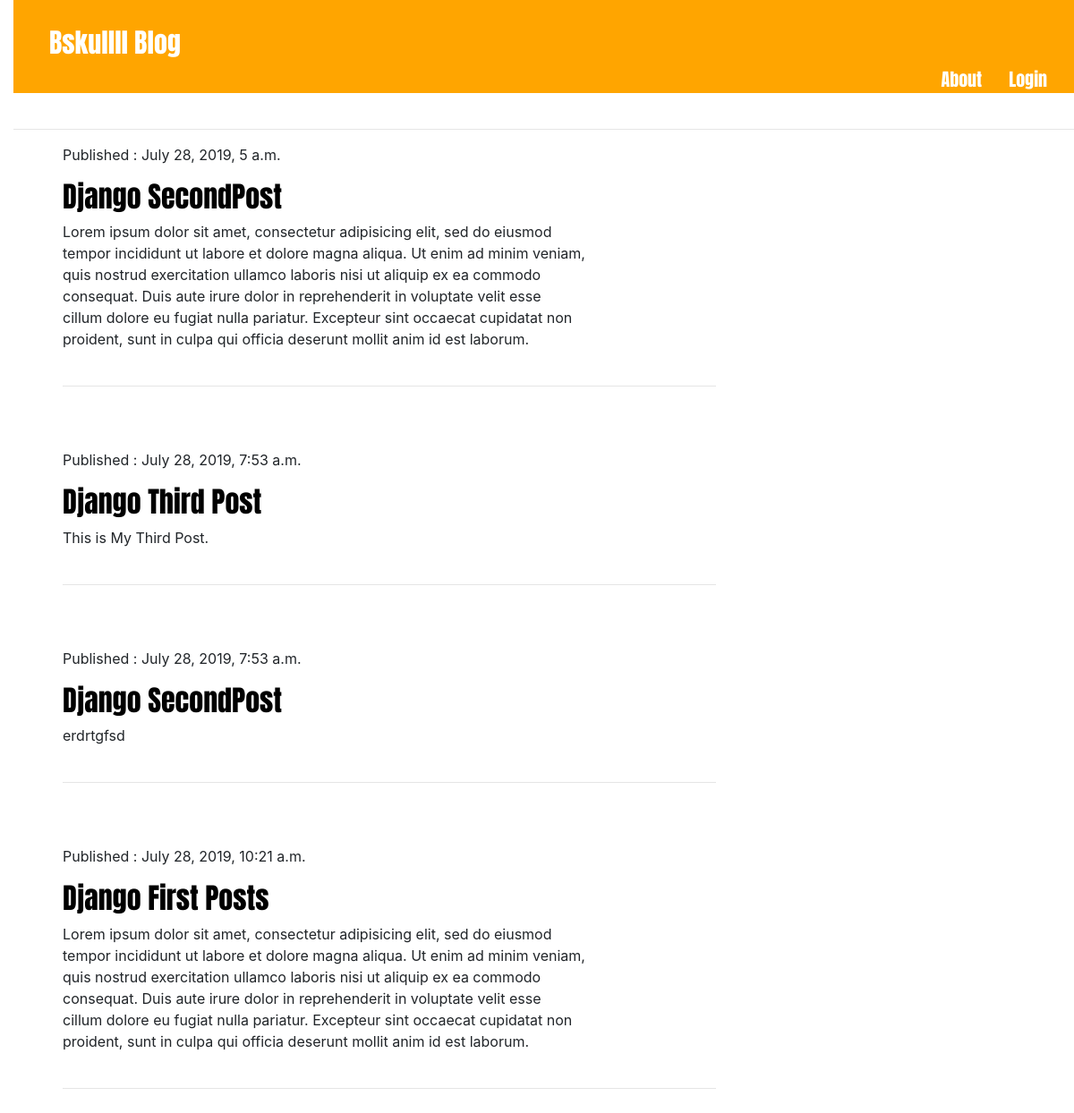
The page / on the database its author committed.
### blog/models.py (models this page shows, shortened)
class Post(models.Model):
	author = models.ForeignKey(User, on_delete=models.CASCADE)
	title = models.CharField(max_length=256)
	text = models.TextField()
	created_date = models.DateTimeField(default=timezone.now)
	published_date = models.DateTimeField(blank=True, null=True)

### blog/views.py (the view)
# urls.py: url(r'^$', views.post_list, name='post_list'),
def post_list(request):
	posts = Post.objects.filter(published_date__lte = timezone.now()).order_by('published_date')
	data = {
		'posts' : posts
		}
	return render(request, 'blog/post_list.html', context=data)

### templates/blog/post_list.html (shortened to what this page needs)
{% extends 'blog/base.html'%}
{% block body_block %}
	{% for post in posts %}
		<div class="post">
			<p class="date">Published : {{ post.published_date }}</p>
			<h2><a href="{% url 'post_detail' pk=post.pk %}">{{ post.title }}</a></h2>
			<p>{{ post.text|linebreaksbr }}</p>
			<hr>
		</div>
	{% endfor %}
{% endblock %}

### templates/blog/base.html (shortened to what this page needs)
<!DOCTYPE html>
{% load staticfiles %}
<html>
<head>
	<link rel="stylesheet" href="https://stackpath.bootstrapcdn.com/bootstrap/4.3.1/css/bootstrap.min.css">
	<link rel="stylesheet" type="text/css" href="{% static 'blog/css/blog.css' %}">
</head>
	<body>
		<div class="header">
			<h1><a href="{% url 'post_list' %}">Bskullll Blog</a></h1>
			{% if request.user.is_authenticated %}
				<a href="{% url 'post_new' %}" class="top-menu">New Post</a>
				<a href="{% url 'about' %}" class="top-about">About</a>
			{% else %}
				<a href="/admin/login/?next=/admin/" class="top-menu">Login</a>
				<a href="{% url 'about' %}" class="top-about">About</a>
			{% endif %}
		</div>
		<hr>
		<div class="content container">
			<div class="row">
	        	<div class="col-md-8">
					{% block body_block %}{% endblock %}
				</div>
			</div>
		</div>
	</body>
</html>

### static/blog/css/blog.css (style rules this page uses)
h1 a, h2 a { color: orange; font-family: 'Anton', sans-serif; }
h1, h2, h3, h4, h5 { font-family: 'Anton', sans-serif; }
body { padding-left: 15px; }
.header { background-color: orange; padding: 30px 30px 30px 40px; }
.header h1, .header h1 a, .header h1 a:visited, .header h1 a:active { color: white; text-decoration: none; font-size: 30px; }
.date, { color: #828282; text-align: right; }
.post { margin-bottom: 70px; }
hr { margin-top: 40px; }
.post h2 a, .post h2 a:visited { color: #000000; text-decoration: none; }
.content { margin-left: 40px; }
.header .top-menu, .header .top-menu:hover, .header .top-menu:visited, .header .top-menu:active { color: white; float: right; text-decoration: none; font-size: 20px; margin-bottom: 30px; font-family: 'Anton', sans-serif; }
.header .top-about, .header .top-about:hover, .header .top-about:visited, .header .top-about:active { color: white; float: right; text-decoration: none; font-size: 20px; margin-right: 30px; font-family: 'Anton', sans-serif; }

### rows shown on the page
Post: published_date "July 28, 2019, 5 a.m.", title "Django SecondPost", text "Lorem ipsum dolor sit amet, consectetur adipisicing elit, sed do eiusmod tempor incididunt ut labore et dolore magna aliqua. Ut enim ad minim veniam, quis nostrud exercitation ullamco laboris nisi ut aliquip ex ea commodo consequat. Duis aute irure dolor in reprehenderit in voluptate velit esse cillum dolore eu fugiat nulla pariatur. Excepteur sint occaecat cupidatat non proident, sunt in culpa qui officia deserunt mollit anim id est laborum."
Post: published_date "July 28, 2019, 7:53 a.m.", title "Django Third Post", text "This is My Third Post."
Post: published_date "July 28, 2019, 7:53 a.m.", title "Django SecondPost", text "erdrtgfsd"
Post: published_date "July 28, 2019, 10:21 a.m.", title "Django First Posts", text "Lorem ipsum dolor sit amet, consectetur adipisicing elit, sed do eiusmod tempor incididunt ut labore et dolore magna aliqua. Ut enim ad minim veniam, quis nostrud exercitation ullamco laboris nisi ut aliquip ex ea commodo consequat. Duis aute irure dolor in reprehenderit in voluptate velit esse cillum dolore eu fugiat nulla pariatur. Excepteur sint occaecat cupidatat non proident, sunt in culpa qui officia deserunt mollit anim id est laborum."
